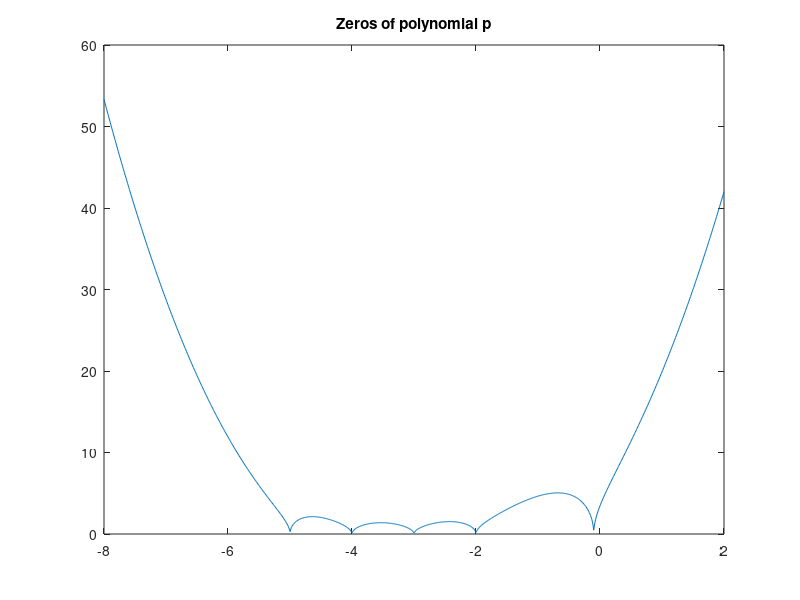

This chart was generated by the following MATLAB code: (Note: this script raises an error after producing the figure.)
% ----- 1. naloga -----
p = [1, 14.1, 72.4, 161.1, 135.4, 12];
q = [1, 14, 71, 154, 120];

% ----- 1.a) -----
x = linspace(-8, 2, 1000);
y = sqrt(abs(polyval(p, x)));
figure; plot(x, y); title('Zeros of polynomial p')

zero = bisection(p, -1, 0, 1000, 1e-8);
disp(zero)

% ----- 1.b) -----
R = routh(p);
s = sum(R(:,1)) + sum(R(:, 2));
disp(s)

% ----- 1.c) -----
% p - a*q premakne največjo ničlo za ravno a v desno.
alfa = 0.1;
y2 = sqrt(abs(polyval(p - alfa*[0, q], x)));
figure; plot(x, y2); title('Zeros of polynomial p - 0.1 * q')
disp(alfa)